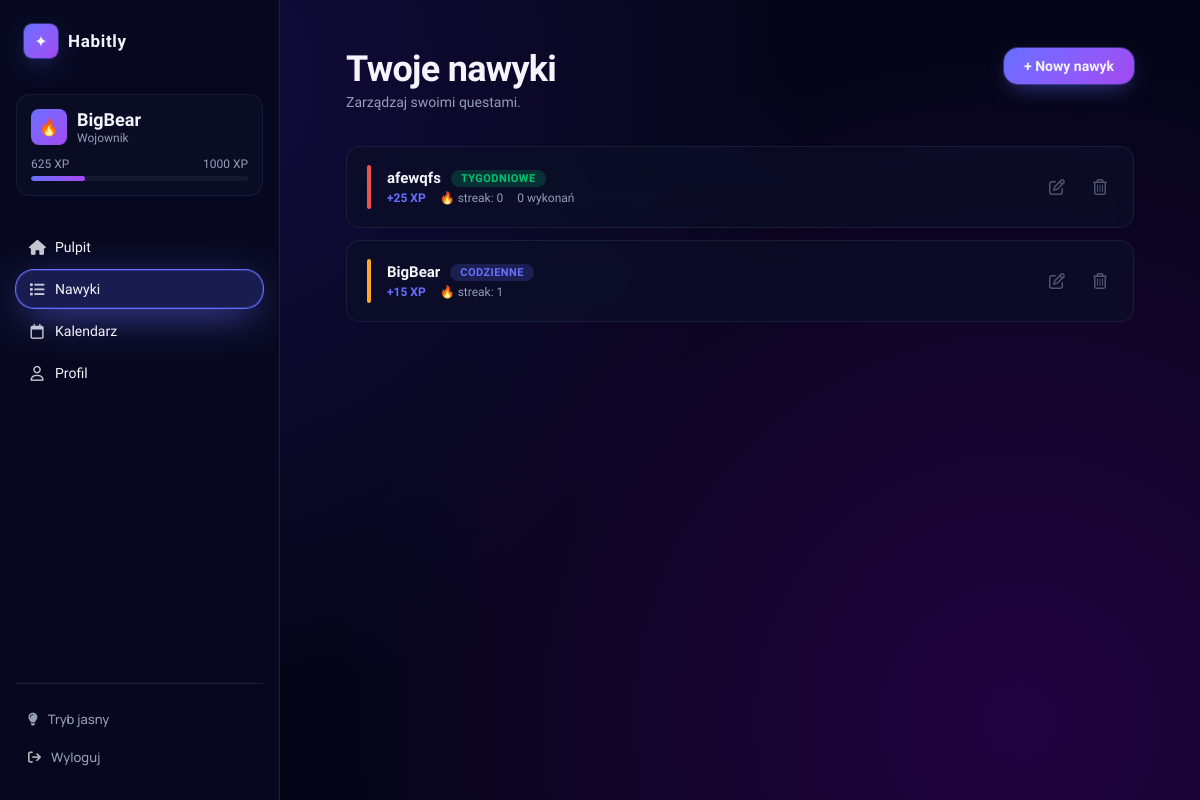
The page /habbits/ (signed in) on the database as committed earlier.
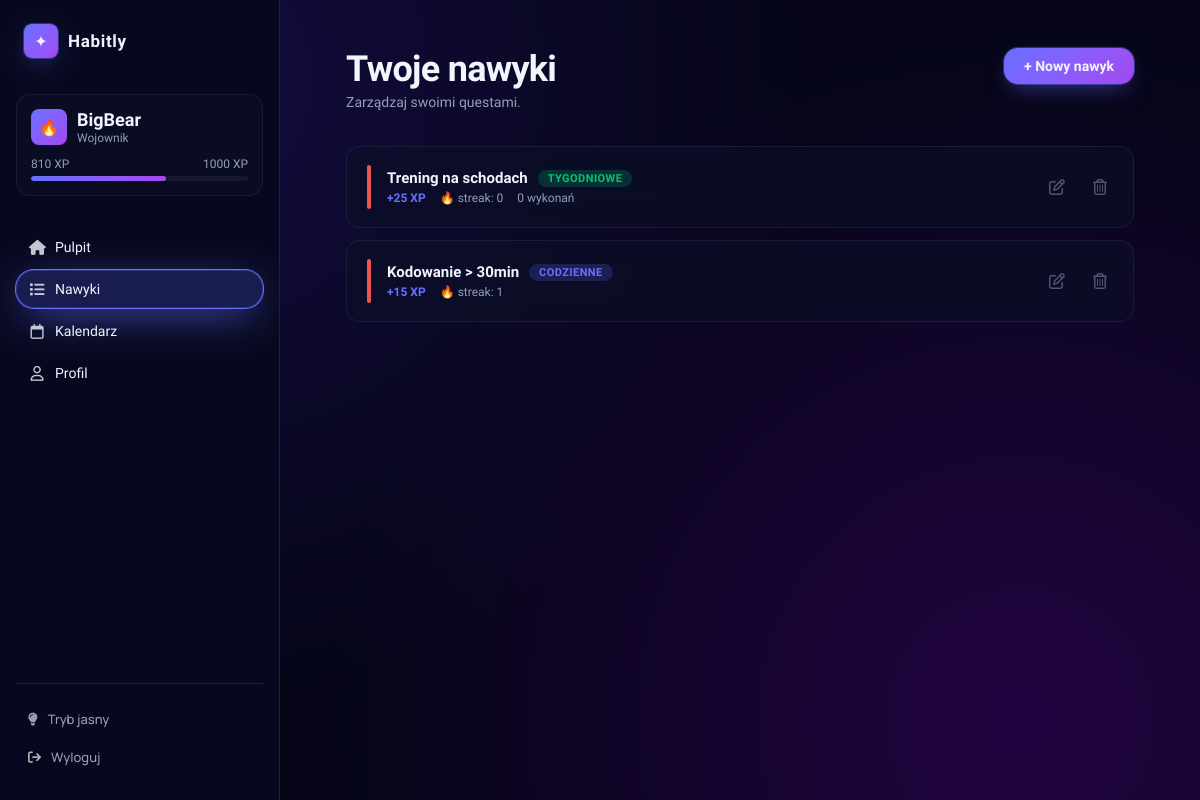
The same page on the database as committed later.
### ToDo/models.py (models this page shows, shortened)
class UserProfile(models.Model):
    user = models.OneToOneField(User, on_delete=models.CASCADE, related_name='profile')
    xp = models.IntegerField(default=0)
    def rank(self):
        if self.xp >= 2000:
            return ('👑', 'Legenda')
        elif self.xp >= 1000:
            return ('💎', 'Mistrz')
        elif self.xp >= 500:
            return ('🔥', 'Wojownik')
        elif self.xp >= 200:
            return ('⚡', 'Adept')
        else:
            return ('🌱', 'Nowicjusz')
    def xp_to_next_rank(self):
        thresholds = [200, 500, 1000, 2000]
        for t in thresholds:
            if self.xp < t:
                return t - self.xp
        return 0
    def rank_progress_percent(self):
        levels = [0, 200, 500, 1000, 2000]
        for i in range(len(levels) - 1):
            if self.xp < levels[i + 1]:
                current = self.xp - levels[i]
                total = levels[i + 1] - levels[i]
                return int((current / total) * 100)
        return 100

class Task(models.Model):
    user = models.ForeignKey(User, on_delete=models.CASCADE, null=True, blank=True)
    TASK_DAILY = "DAILY"
    TASK_WEEKLY = "WEEKLY"
    TASK_ONCE = "ONCE"
    TASK_TODO = "TODO"
    TASK_TYPES = [
        (TASK_DAILY, "Codzienne"),
        (TASK_WEEKLY, "Tygodniowe"),
        (TASK_ONCE, "Jednorazowe"),
        (TASK_TODO, "Do zrobienia"),
    ]
    title = models.CharField(max_length=200)
    description = models.TextField(blank=True, default='')
    color = models.CharField(max_length=20, default='indigo')
    task_type = models.CharField(max_length=10, choices=TASK_TYPES, default=TASK_ONCE)
    date = models.DateField(null=True, blank=True)
    completed = models.BooleanField(default=False)
    completed_date = models.DateField(null=True, blank=True)
    last_completed = models.DateField(null=True, blank=True)
    streak = models.IntegerField(default=0)
    weekly_target = models.IntegerField(null=True, blank=True)
    weekly_progress = models.IntegerField(default=0)
    last_week = models.CharField(max_length=10, null=True, blank=True)
    def weekly_progress_count(self):
        today = timezone.localdate()
        year, week, _ = today.isocalendar()
        return self.logs.filter(
            date__week=week,
            date__year=year,
            completed=True
        ).count()
    def weekly_streak(self):
        if self.task_type != self.TASK_WEEKLY or not self.weekly_target:
            return 0
        today = timezone.localdate()
        week_start = today - timedelta(days=today.weekday())
        streak = 0
        while True:
            week_end = week_start + timedelta(days=6)
            completed_days = (
                self.logs
                .filter(date__range=(week_start, week_end), completed=True)
                .values("date")
                .distinct()
                .count()
            )
            if completed_days >= self.weekly_target:
                streak += 1
                week_start -= timedelta(days=7)
            else:
                break
        return streak

### ToDo/views.py (the view, shortened to what this page needs)
# urls.py: path('habbits/', views.habbits, name='habbits'),
@login_required(login_url='auth')
def habbits(request):
    today = timezone.localdate()
    profile, _ = UserProfile.objects.get_or_create(user=request.user)
    form = TaskForm()
    tasks = tasks_for_day(request.user, today)
    all_tasks = list(tasks_for_day(request.user, timezone.localdate()))
    context = {
        'tasks': tasks,
        'form': form,
        'profile': profile,
        'rank_icon': profile.rank()[0],
        'rank_name': profile.rank()[1],
        'progress': profile.rank_progress_percent(),
        'xp_to_next': profile.xp_to_next_rank(),
    }
    return render(request, 'ToDo/habbits.html', context)

### ToDo/views.py (called while the page is built)
def tasks_for_day(user, day):
    return Task.objects.filter(
        user=user
    ).filter(
        Q(task_type=Task.TASK_DAILY) |
        Q(task_type=Task.TASK_WEEKLY) |
        Q(task_type=Task.TASK_ONCE, date=day) |
        Q(task_type=Task.TASK_TODO, completed=False) |
        Q(task_type=Task.TASK_TODO, completed_date=day)
    )

### ToDo/templates/ToDo/habbits.html (shortened to what this page needs)
{% extends 'ToDo/base.html' %}
{% load static %}
{% block extra_css %}
<link rel="stylesheet" href="{% static 'css/habbits.css' %}">
{% endblock %}
{% block content %}
<main class="main">
    <div class="main__header">
      <div>
        <h1 class="main__title">Twoje nawyki</h1>
        <p class="main__subtitle">Zarządzaj swoimi questami.</p>
      </div>
        <button class="btn-new" onclick="openNewModal()">
            + Nowy nawyk
        </button>
    </div>
    <div class="habits-list">
      {% for task in tasks %}
      <div class="habit-card" data-id="{{ task.id }}" data-title="{{ task.title }}" onclick="openNotesModal(this)">
        <div class="habit-card__accent accent-{{ task.color|default:'indigo' }}"></div>
        <div class="habit-card__body">
          <div class="habit-card__top">
            <span class="habit-card__title">{{ task.title }}</span>
            {% if task.task_type == 'WEEKLY' %}
              <span class="badge badge--weekly">Tygodniowe</span>
            {% elif task.task_type == 'DAILY' %}
              <span class="badge badge--daily">Codzienne</span>
            {% else %}
              <span class="badge badge--once">Jednorazowe</span>
            {% endif %}
          </div>
          <div class="habit-card__meta">
            <span class="habit-card__xp">
                {% if task.task_type == 'ONCE' %}+10 XP
                {% elif task.task_type == 'DAILY' %}+15 XP
                {% elif task.task_type == 'WEEKLY' %}+25 XP
                {% endif %}
            </span>
            <span class="habit-card__streak">
              🔥 streak:
              {% if task.task_type == 'DAILY' %}
                {{ task.streak }}
              {% elif task.task_type == 'WEEKLY' %}
                {{ task.weekly_streak }}
              {% else %}
                —
              {% endif %}
            </span>
            {% if task.task_type == 'WEEKLY' %}
              <span>{{ task.weekly_progress_count }} wykonań</span>
            {% endif %}
          </div>
        </div>
          <button type="button"
            class="btn-edit"
            data-id="{{ task.id }}"
            data-title="{{ task.title }}"
            data-description="{{ task.description }}"
            data-type="{{ task.task_type }}"
            data-color="{{ task.color }}"
            data-weekly-target="{{ task.weekly_target|default:'' }}"
            data-date="{{ task.date|date:'Y-m-d'|default:'' }}"
            onclick="event.stopPropagation(); openEditModal(this)">
            <i class="fa-regular fa-pen-to-square"></i>
          </button>
        <button type="button" onclick="event.stopPropagation(); openDeleteModal({{ task.id }}, '{{ task.title }}')" class="btn-delete" title="Usuń">
            <i class="fa-regular fa-trash-can"></i>
        </button>
      </div>
      {% empty %}
      <div class="empty-state">
        <div class="empty-state__icon">⚔️</div>
        <p class="empty-state__text">Nie masz jeszcze żadnych nawyków.<br>Dodaj swój pierwszy quest!</p>
      </div>
      {% endfor %}
    </div>
  </main>
            {% load widget_tweaks %}
{% endblock %}

### ToDo/templates/ToDo/base.html (shortened to what this page needs)
<!DOCTYPE html>
<html lang="pl">
{% load static %}
<head>
    <link rel="stylesheet" href="{% static 'css/main.css' %}">
    {% block extra_css %}{% endblock %}
</head>
<body>
<div class="app">
    <aside class="sidebar">
        <div class="sidebar__logo">
            <div class="sidebar__logo-icon">✦</div>
            <span class="sidebar__logo-name">Habitly</span>
        </div>
        <div class="user-card">
          <div class="user-card__top">
            <div class="user-card__avatar">{{ rank_icon }}</div>
            <div>
              <div class="user-card__name">{{ request.user.username }}</div>
              <div class="user-card__level">{{ rank_name }}</div>
            </div>
          </div>
          <div class="xp-bar-labels">
            <span>{{ profile.xp }} XP</span>
            <span>{{ profile.xp|add:xp_to_next }} XP</span>
          </div>
          <div class="xp-bar-track">
            <div class="xp-bar-fill" style="width: {{ progress }}%"></div>
          </div>
        </div>
        <nav class="sidebar-nav ">
            <a href="{% url 'home' %}"
               class="sidebar-link {% if request.resolver_match.url_name == 'home' %}active{% endif %}">
                <i class="fa-solid fa-house"></i>Pulpit
            </a>
            <a href="{% url 'habbits' %}"
               class="sidebar-link {% if request.resolver_match.url_name == 'habbits' %}active{% endif %}">
                <i class="fa-solid fa-list"></i>Nawyki
            </a>
            <a href="{% url 'calendar' %}"
               class="sidebar-link {% if request.resolver_match.url_name == 'calendar' %}active{% endif %}">
                <i class="fa-regular fa-calendar"></i>Kalendarz
            </a>
            <a href="{% url 'profile' %}"
               class="sidebar-link {% if request.resolver_match.url_name == 'profile' %}active{% endif %}">
                <i class="fa-regular fa-user"></i>Profil
            </a>
        </nav>
        <div class="sidebar-footer">
            <button id="theme-toggle" class="sidebar-logout" onclick="toggleTheme()">
                <i class="fa-solid fa-lightbulb"></i>Tryb jasny
            </button>
            <form method="POST" action="{% url 'logout' %}">
            <button type="submit" class="sidebar-logout">
                <i class="fa-solid fa-arrow-right-from-bracket" style="color: rgb(181, 181, 181);"></i>Wyloguj
            </button>
        </form>
        </div>
    </aside>
    {% block content %}
    {% endblock %}
</div>
</body>
</html>

Rows that differ between the two databases and show on the page:
removed Task: title "BigBear", task_type "CODZIENNE", streak "1"
changed UserProfile: xp "625" → "810"
changed Task: title "afewqfs" → "Trening na schodach"
added Task: title "Kodowanie > 30min", task_type "CODZIENNE", streak "1"
Other text that changed with them:
{{ progress }}: 25 → 62 (drawn)
